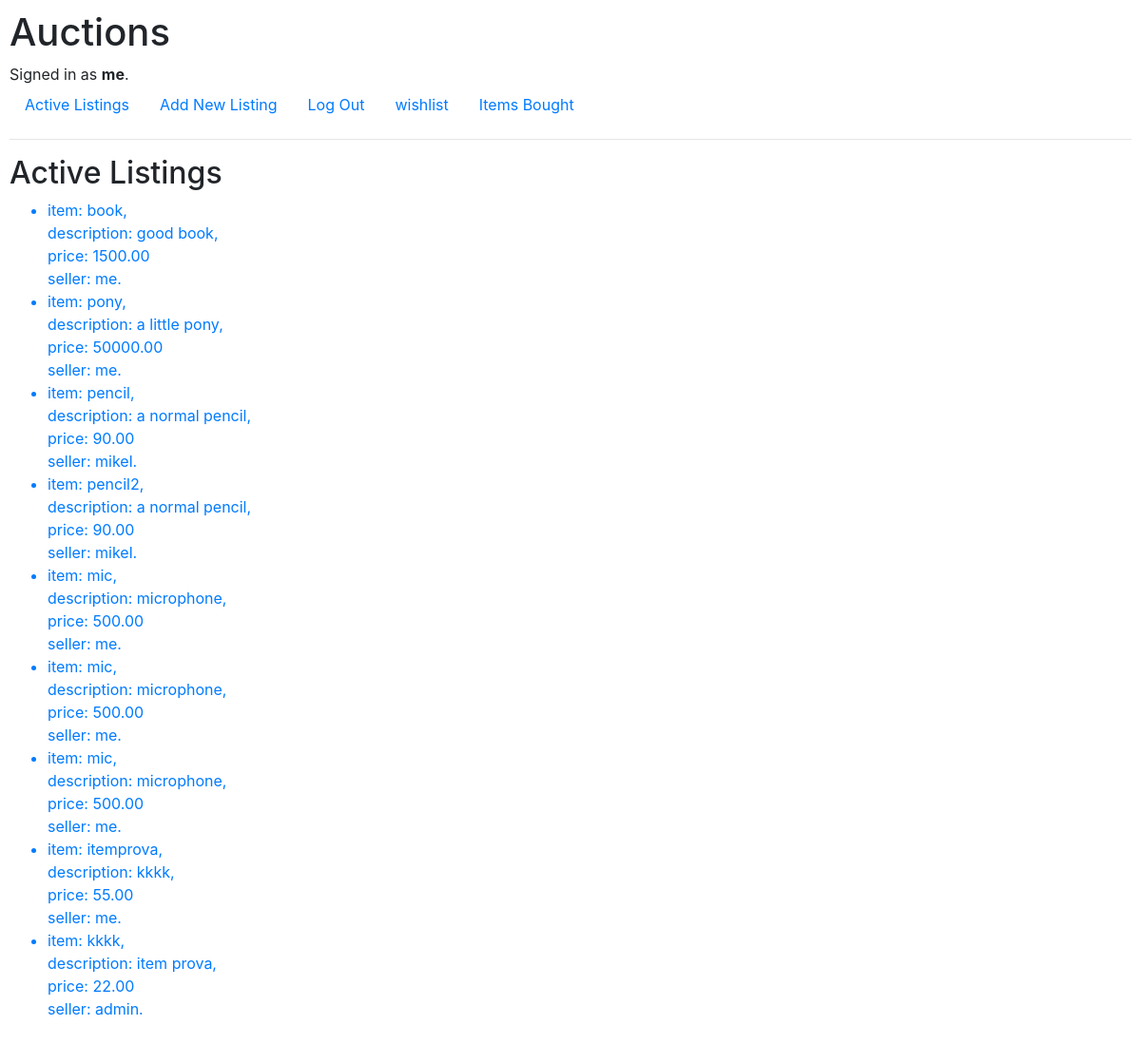
The app's page /auction/ (signed in) with its own data.
### auctions/models.py (models this page shows, shortened)
class User(AbstractUser):
    pass

class Auction_listings(models.Model):
    userid = models.ForeignKey(User, on_delete=models.CASCADE, related_name="listings")
    title = models.CharField( max_length = 50 )
    description = models.TextField( max_length = 200 )
    startingprice = models.DecimalField(max_digits=10, decimal_places=2)
    active = models.BooleanField(default=True)
    winner= models.ForeignKey(User, on_delete=models.SET_NULL, related_name="Auctions_won", blank=True, null=True)
    finalPrice=models.DecimalField(max_digits=10, decimal_places=2, default=0)

### auctions/views.py (the view)
# urls.py: path("", views.index, name="index"),
def index(request):
    return render(request, "auctions/index.html", {
        "listings": Auction_listings.objects.all()
    })

### auctions/templates/auctions/index.html
{% extends "auctions/layout.html" %}
{% block body %}
    <h2>Active Listings</h2>
    <ul>
        {% for listing in listings %}
            {% if listing.active == True %}
                <a href="{% url 'listing' listing.id %}">
                    <li> item: {{listing.title}}, <br> description: {{listing.description}}, <br> price: {{listing.startingprice}} <br> seller: {{listing.userid}}. </li>
                </a>
            {% endif %}
        {% endfor %}
    </ul>
{% endblock %}

### auctions/templates/auctions/layout.html (shortened to what this page needs)
{% load static %}
<!DOCTYPE html>
<html lang="en">
    <head>
        <link rel="stylesheet" href="https://stackpath.bootstrapcdn.com/bootstrap/4.4.1/css/bootstrap.min.css">
        <link href="{% static 'auctions/styles.css' %}" rel="stylesheet">
    </head>
    <body>
        <h1>Auctions</h1>
        <div>
            {% if user.is_authenticated %}
                Signed in as <strong>{{ user.username }}</strong>.
            {% else %}
                Not signed in.
            {% endif %}
        </div>
        <ul class="nav">
            <li class="nav-item">
                <a class="nav-link" href="{% url 'index' %}">Active Listings</a>
            </li>
            {% if user.is_authenticated %}
                <li class="nav-item">
                    <a class="nav-link" href="{% url 'newlist' %}">Add New Listing</a>
                </li>
                <li class="nav-item">
                    <a class="nav-link" href="{% url 'logout' %}">Log Out</a>
                </li>
                <li class="nav-item">
                    <a class="nav-link" href="{% url 'wishlist' %}">wishlist</a>
                </li>
                <li class="nav-item">
                    <a class="nav-link" href="{% url 'myitemsBought' %}">Items Bought</a>
                </li>
            {% endif %}
        </ul>
        <hr>
        {% block body %}
        {% endblock %}
    </body>
</html>

### auctions/static/auctions/styles.css (style rules this page uses)
body { padding: 10px; }

### records on screen
User: username "me"
Auction_listings: title "book", description "good book", startingprice "1500.00", userid "me"
Auction_listings: title "pony", description "a little pony", startingprice "50000.00", userid "me"
Auction_listings: title "pencil", description "a normal pencil", startingprice "90.00", userid "mikel"
Auction_listings: title "pencil2", description "a normal pencil", startingprice "90.00", userid "mikel"
Auction_listings: title "mic", description "microphone", startingprice "500.00", userid "me"
Auction_listings: title "mic", description "microphone", startingprice "500.00", userid "me"
Auction_listings: title "mic", description "microphone", startingprice "500.00", userid "me"
Auction_listings: title "itemprova", description "kkkk", startingprice "55.00", userid "me"
Auction_listings: title "kkkk", description "item prova", startingprice "22.00", userid "admin"
